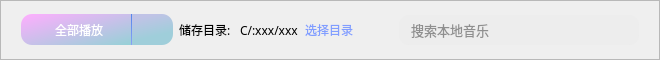
                              <widget class="QFrame" name="frame_BT_2">
                               <property name="minimumSize">
                                <size>
                                 <width>0</width>
                                 <height>60</height>
                                </size>
                               </property>
                               <property name="maximumSize">
                                <size>
                                 <width>16777215</width>
                                 <height>60</height>
                                </size>
                               </property>
                               <property name="styleSheet">
                                <string notr="true">
QPushButton{
	border:none;
	color: rgb(255, 255, 255);
}
QPushButton:hover{  
	padding-left:2px; 
}
QPushButton:pressed{
padding-left:2px;
padding-top:2px;
}</string>
                               </property>
                               <property name="frameShape">
                                <enum>QFrame::StyledPanel</enum>
                               </property>
                               <property name="frameShadow">
                                <enum>QFrame::Raised</enum>
                               </property>
                               <layout class="QHBoxLayout" name="horizontalLayout_34">
                                <property name="leftMargin">
                                 <number>20</number>
                                </property>
                                <property name="topMargin">
                                 <number>0</number>
                                </property>
                                <property name="rightMargin">
                                 <number>20</number>
                                </property>
                                <property name="bottomMargin">
                                 <number>0</number>
                                </property>
                                <item>
                                 <widget class="QSplitter" name="mc_loaded_list_play_Sp">
                                  <property name="orientation">
                                   <enum>Qt::Horizontal</enum>
                                  </property>
                                  <property name="handleWidth">
                                   <number>0</number>
                                  </property>
                                  <widget class="QPushButton" name="all_play_mc_loaded">
                                   <property name="minimumSize">
                                    <size>
                                     <width>111</width>
                                     <height>31</height>
                                    </size>
                                   </property>
                                   <property name="maximumSize">
                                    <size>
                                     <width>111</width>
                                     <height>31</height>
                                    </size>
                                   </property>
                                   <property name="font">
                                    <font>
                                     <family>本墨字语</family>
                                     <pointsize>9</pointsize>
                                     <weight>50</weight>
                                     <italic>false</italic>
                                     <bold>false</bold>
                                    </font>
                                   </property>
                                   <property name="styleSheet">
                                    <string notr="true">background-color: qlineargradient(spread:pad, x1:0, y1:0, x2:1, y2:1, stop:0 rgba(255, 174, 254, 255), stop:1 rgba(149, 209, 214, 255));
color: rgb(255, 255, 255);
font: 9pt &quot;本墨字语&quot;;
border-top-left-radius:11px;
border-bottom-left-radius:11px;
border-right: 1px solid  qlineargradient(spread:pad, x1:1, y1:1, x2:0, y2:0, stop:0 rgba(161, 174, 255, 255), stop:0.863636 rgba(74, 129, 230, 255));</string>
                                   </property>
                                   <property name="text">
                                    <string>  全部播放</string>
                                   </property>
                                   <property name="icon">
                                    <iconset resource="../pic/icon.qrc">
                                     <normaloff>:/icon/icon/play.png</normaloff>:/icon/icon/play.png</iconset>
                                   </property>
                                   <property name="iconSize">
                                    <size>
                                     <width>14</width>
                                     <height>14</height>
                                    </size>
                                   </property>
                                  </widget>
                                  <widget class="QPushButton" name="add_play_mc_loaded">
                                   <property name="minimumSize">
                                    <size>
                                     <width>41</width>
                                     <height>31</height>
                                    </size>
                                   </property>
                                   <property name="maximumSize">
                                    <size>
                                     <width>41</width>
                                     <height>31</height>
                                    </size>
                                   </property>
                                   <property name="toolTip">
                                    <string>添加到播放列表</string>
                                   </property>
                                   <property name="styleSheet">
                                    <string notr="true">background-color: qlineargradient(spread:pad, x1:0.523, y1:0.0169545, x2:0.722, y2:0.659091, stop:0 rgb(192, 195, 230), stop:1 rgb(159, 206, 218));
border-top-right-radius:11px;
border-bottom-right-radius:11px;
</string>
                                   </property>
                                   <property name="text">
                                    <string/>
                                   </property>
                                   <property name="icon">
                                    <iconset resource="../pic/icon.qrc">
                                     <normaloff>:/icon/icon/add.png</normaloff>:/icon/icon/add.png</iconset>
                                   </property>
                                  </widget>
                                 </widget>
                                </item>
                                <item>
                                 <widget class="QLabel" name="file_La">
                                  <property name="minimumSize">
                                   <size>
                                    <width>55</width>
                                    <height>0</height>
                                   </size>
                                  </property>
                                  <property name="maximumSize">
                                   <size>
                                    <width>55</width>
                                    <height>16777215</height>
                                   </size>
                                  </property>
                                  <property name="font">
                                   <font>
                                    <family>本墨字语</family>
                                   </font>
                                  </property>
                                  <property name="text">
                                   <string>储存目录:</string>
                                  </property>
                                 </widget>
                                </item>
                                <item>
                                 <widget class="QLabel" name="path_La">
                                  <property name="font">
                                   <font>
                                    <family>本墨字语</family>
                                   </font>
                                  </property>
                                  <property name="text">
                                   <string>C/:xxx/xxx</string>
                                  </property>
                                 </widget>
                                </item>
                                <item>
                                 <widget class="QPushButton" name="path_Bt">
                                  <property name="styleSheet">
                                   <string notr="true">color: rgb(129, 158, 255);</string>
                                  </property>
                                  <property name="text">
                                   <string>选择目录</string>
                                  </property>
                                 </widget>
                                </item>
                                <item>
                                 <spacer name="horizontalSpacer_16">
                                  <property name="orientation">
                                   <enum>Qt::Horizontal</enum>
                                  </property>
                                  <property name="sizeHint" stdset="0">
                                   <size>
                                    <width>40</width>
                                    <height>20</height>
                                   </size>
                                  </property>
                                 </spacer>
                                </item>
                                <item>
                                 <widget class="QSplitter" name="splitter_search_mc_loaded">
                                  <property name="orientation">
                                   <enum>Qt::Horizontal</enum>
                                  </property>
                                  <property name="handleWidth">
                                   <number>0</number>
                                  </property>
                                  <widget class="QLineEdit" name="search_mc_loaded_La">
                                   <property name="minimumSize">
                                    <size>
                                     <width>200</width>
                                     <height>30</height>
                                    </size>
                                   </property>
                                   <property name="maximumSize">
                                    <size>
                                     <width>200</width>
                                     <height>16777215</height>
                                    </size>
                                   </property>
                                   <property name="font">
                                    <font>
                                     <family>本墨字语</family>
                                     <pointsize>10</pointsize>
                                    </font>
                                   </property>
                                   <property name="layoutDirection">
                                    <enum>Qt::LeftToRight</enum>
                                   </property>
                                   <property name="styleSheet">
                                    <string notr="true">border-top-left-radius:10px;
border-bottom-left-radius:10px;
background-color: rgba(236, 236, 236, 200);
color:rgb(50, 50, 50);
padding-left:10px;</string>
                                   </property>
                                   <property name="text">
                                    <string/>
                                   </property>
                                   <property name="placeholderText">
                                    <string>搜索本地音乐</string>
                                   </property>
                                  </widget>
                                  <widget class="QPushButton" name="search_mc_loaded_Bt">
                                   <property name="minimumSize">
                                    <size>
                                     <width>40</width>
                                     <height>30</height>
                                    </size>
                                   </property>
                                   <property name="maximumSize">
                                    <size>
                                     <width>40</width>
                                     <height>30</height>
                                    </size>
                                   </property>
                                   <property name="styleSheet">
                                    <string notr="true">background-color: rgba(236, 236, 236, 200);
border-top-right-radius:10px;
border-bottom-right-radius:10px;</string>
                                   </property>
                                   <property name="text">
                                    <string/>
                                   </property>
                                   <property name="icon">
                                    <iconset resource="../pic/icon.qrc">
                                     <normaloff>:/icon/icon/search.png</normaloff>:/icon/icon/search.png</iconset>
                                   </property>
                                  </widget>
                                 </widget>
                                </item>
                               </layout>
                              </widget>
